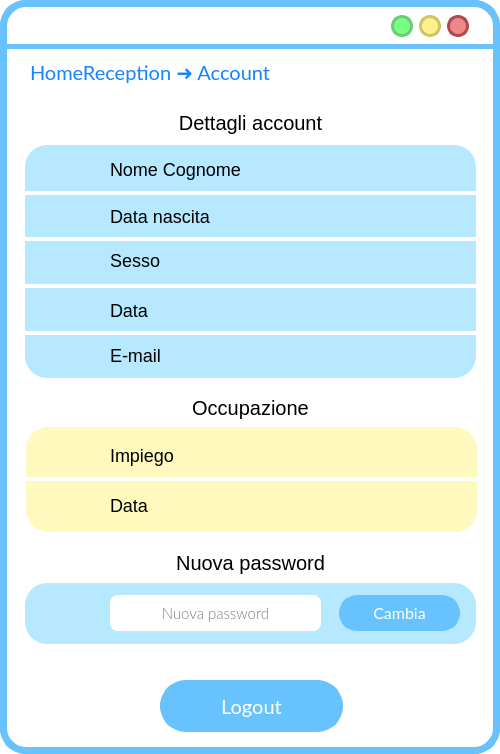
<?xml version="1.0" encoding="UTF-8"?>
<ui version="4.0">
 <class>MainWindow</class>
 <widget class="QMainWindow" name="MainWindow">
  <property name="geometry">
   <rect>
    <x>0</x>
    <y>0</y>
    <width>500</width>
    <height>754</height>
   </rect>
  </property>
  <property name="cursor">
   <cursorShape>ArrowCursor</cursorShape>
  </property>
  <property name="windowTitle">
   <string>MainWindow</string>
  </property>
  <property name="styleSheet">
   <string notr="true">QWidget{
background:rgb(255, 255, 255);
border-radius:26px;
border-color:rgb(104, 194, 253);
border-style: solid;
border-width:7;
}
QLabel{
border-width:0;
font: 20pt &quot;Lato Light&quot;;
}</string>
  </property>
  <widget class="QWidget" name="centralwidget">
   <widget class="QLabel" name="label">
    <property name="geometry">
     <rect>
      <x>0</x>
      <y>44</y>
      <width>641</width>
      <height>5</height>
     </rect>
    </property>
    <property name="styleSheet">
     <string notr="true">background-color:rgb(104, 194, 253);</string>
    </property>
    <property name="text">
     <string/>
    </property>
   </widget>
   <widget class="QLabel" name="label_2">
    <property name="geometry">
     <rect>
      <x>25</x>
      <y>145</y>
      <width>451</width>
      <height>233</height>
     </rect>
    </property>
    <property name="styleSheet">
     <string notr="true">left: 790px;
top: 159px;
width: 437px;
height: 650px;
line-height: 20px;
border-radius: 22px;
background-color: rgba(182, 233, 255, 255);
text-align: center;</string>
    </property>
    <property name="text">
     <string/>
    </property>
   </widget>
   <widget class="QPushButton" name="reduceButton">
    <property name="geometry">
     <rect>
      <x>391</x>
      <y>15</y>
      <width>22</width>
      <height>22</height>
     </rect>
    </property>
    <property name="sizePolicy">
     <sizepolicy hsizetype="Fixed" vsizetype="Fixed">
      <horstretch>0</horstretch>
      <verstretch>0</verstretch>
     </sizepolicy>
    </property>
    <property name="minimumSize">
     <size>
      <width>22</width>
      <height>22</height>
     </size>
    </property>
    <property name="maximumSize">
     <size>
      <width>24</width>
      <height>24</height>
     </size>
    </property>
    <property name="cursor">
     <cursorShape>PointingHandCursor</cursorShape>
    </property>
    <property name="styleSheet">
     <string notr="true">QPushButton{
 background-color:#76ff85;
 border-style: solid;
 border-radius:11px;
font: 18pt &quot;Candara&quot;;
border-color:#6bcc73;
border-width:3;
}

QPushButton::pressed{
	background-color : white;
	border-color:#6bcc73;
	border-width:3;
}
</string>
    </property>
    <property name="text">
     <string/>
    </property>
   </widget>
   <widget class="QPushButton" name="exitButton">
    <property name="geometry">
     <rect>
      <x>447</x>
      <y>15</y>
      <width>22</width>
      <height>22</height>
     </rect>
    </property>
    <property name="sizePolicy">
     <sizepolicy hsizetype="Fixed" vsizetype="Fixed">
      <horstretch>0</horstretch>
      <verstretch>0</verstretch>
     </sizepolicy>
    </property>
    <property name="minimumSize">
     <size>
      <width>22</width>
      <height>22</height>
     </size>
    </property>
    <property name="maximumSize">
     <size>
      <width>24</width>
      <height>24</height>
     </size>
    </property>
    <property name="cursor">
     <cursorShape>PointingHandCursor</cursorShape>
    </property>
    <property name="styleSheet">
     <string notr="true">QPushButton{
 background-color:#ee8888;
 border-style: solid;
 border-radius:11px;
font: 18pt &quot;Candara&quot;;
border-color:#ae4a4a;
border-width:3;
}

QPushButton::pressed{
	background-color : white;
	border-color:#ae4a4a;
	border-width:3;
}
</string>
    </property>
    <property name="text">
     <string/>
    </property>
   </widget>
   <widget class="QPushButton" name="maximizeButton">
    <property name="geometry">
     <rect>
      <x>419</x>
      <y>15</y>
      <width>22</width>
      <height>22</height>
     </rect>
    </property>
    <property name="sizePolicy">
     <sizepolicy hsizetype="Fixed" vsizetype="Fixed">
      <horstretch>0</horstretch>
      <verstretch>0</verstretch>
     </sizepolicy>
    </property>
    <property name="minimumSize">
     <size>
      <width>20</width>
      <height>20</height>
     </size>
    </property>
    <property name="maximumSize">
     <size>
      <width>24</width>
      <height>24</height>
     </size>
    </property>
    <property name="cursor">
     <cursorShape>PointingHandCursor</cursorShape>
    </property>
    <property name="styleSheet">
     <string notr="true">QPushButton{
 background-color:#fff08c	;
 border-style: solid;
 border-radius:11px;
font: 18pt &quot;Candara&quot;;
border-color:#ccc664;
border-width:3;
}

QPushButton::pressed{
	background-color : white;
	border-color:#ccc664;
	border-width:3;
}
</string>
    </property>
    <property name="text">
     <string/>
    </property>
   </widget>
   <widget class="QLabel" name="previousButton">
    <property name="geometry">
     <rect>
      <x>439</x>
      <y>57</y>
      <width>36</width>
      <height>36</height>
     </rect>
    </property>
    <property name="font">
     <font>
      <family>Lato Light</family>
      <pointsize>20</pointsize>
      <weight>50</weight>
      <italic>false</italic>
      <bold>false</bold>
     </font>
    </property>
    <property name="cursor">
     <cursorShape>PointingHandCursor</cursorShape>
    </property>
    <property name="autoFillBackground">
     <bool>false</bool>
    </property>
    <property name="styleSheet">
     <string notr="true">background-color: rgba(255, 255, 255,0);</string>
    </property>
    <property name="text">
     <string/>
    </property>
    <property name="pixmap">
     <pixmap resource="res/res.qrc">:/icons/arrow_back_FILL1_wght700_GRAD200_opsz48_risultato.png</pixmap>
    </property>
    <property name="scaledContents">
     <bool>true</bool>
    </property>
   </widget>
   <widget class="QLabel" name="titoloLabel">
    <property name="geometry">
     <rect>
      <x>30</x>
      <y>57</y>
      <width>361</width>
      <height>31</height>
     </rect>
    </property>
    <property name="font">
     <font>
      <family>Lato</family>
      <pointsize>14</pointsize>
      <weight>50</weight>
      <italic>false</italic>
      <bold>false</bold>
     </font>
    </property>
    <property name="styleSheet">
     <string notr="true">font-size: 20px;
text-align: left;
background-color: rgba(255, 255, 255,0);
color: #1684FC;
font: 14pt &quot;Lato&quot;;</string>
    </property>
    <property name="text">
     <string>HomeReception ➜ Account</string>
    </property>
   </widget>
   <widget class="QLabel" name="label_3">
    <property name="geometry">
     <rect>
      <x>20</x>
      <y>10</y>
      <width>171</width>
      <height>31</height>
     </rect>
    </property>
    <property name="cursor">
     <cursorShape>SizeAllCursor</cursorShape>
    </property>
    <property name="styleSheet">
     <string notr="true">color: rgba(255, 255, 255,0);
background-color:rgba(255, 255, 255,0);</string>
    </property>
    <property name="text">
     <string/>
    </property>
   </widget>
   <widget class="QLabel" name="label_7">
    <property name="geometry">
     <rect>
      <x>20</x>
      <y>477</y>
      <width>457</width>
      <height>4</height>
     </rect>
    </property>
    <property name="sizePolicy">
     <sizepolicy hsizetype="Fixed" vsizetype="Fixed">
      <horstretch>0</horstretch>
      <verstretch>0</verstretch>
     </sizepolicy>
    </property>
    <property name="styleSheet">
     <string notr="true">width: 314px;
height: 180px;
border-radius: 0;
background-color: rgb(255, 255, 255);
text-align: center;</string>
    </property>
    <property name="text">
     <string/>
    </property>
    <property name="scaledContents">
     <bool>true</bool>
    </property>
    <property name="alignment">
     <set>Qt::AlignCenter</set>
    </property>
    <property name="margin">
     <number>10</number>
    </property>
    <property name="indent">
     <number>0</number>
    </property>
   </widget>
   <widget class="QLabel" name="label_4">
    <property name="geometry">
     <rect>
      <x>26</x>
      <y>427</y>
      <width>451</width>
      <height>105</height>
     </rect>
    </property>
    <property name="styleSheet">
     <string notr="true">left: 700px;
top: 603px;
width: 349px;
height: 78px;
line-height: 20px;
border-radius: 22px;
background-color: rgba(255, 249, 190);
text-align: center;</string>
    </property>
    <property name="text">
     <string/>
    </property>
   </widget>
   <widget class="QPushButton" name="logoutButton">
    <property name="geometry">
     <rect>
      <x>160</x>
      <y>680</y>
      <width>183</width>
      <height>52</height>
     </rect>
    </property>
    <property name="font">
     <font>
      <family>Lato</family>
      <pointsize>15</pointsize>
      <weight>50</weight>
      <italic>false</italic>
      <bold>false</bold>
     </font>
    </property>
    <property name="cursor">
     <cursorShape>PointingHandCursor</cursorShape>
    </property>
    <property name="autoFillBackground">
     <bool>false</bool>
    </property>
    <property name="styleSheet">
     <string notr="true">QPushButton{
 background-color:rgb(104, 194, 253);
 border-style: solid;
 border-radius:26px;
color: rgb(255, 255, 255);
	font: 15pt &quot;Lato&quot;;
}

QPushButton::hover{


	border-color : rgb(15, 138, 204);
	color: white;
border-width:0;
}

QPushButton::pressed{
	border-color:rgb(104, 194, 253);
	border-width:4;
	background-color : white;
	color:rgb(104, 194, 253);
}
</string>
    </property>
    <property name="text">
     <string>Logout</string>
    </property>
   </widget>
   <widget class="QLabel" name="label_20">
    <property name="geometry">
     <rect>
      <x>10</x>
      <y>387</y>
      <width>481</width>
      <height>41</height>
     </rect>
    </property>
    <property name="styleSheet">
     <string notr="true">font-size: 20px;
text-align: left;
background-color: rgba(255, 255, 255,0);
</string>
    </property>
    <property name="text">
     <string>Occupazione</string>
    </property>
    <property name="alignment">
     <set>Qt::AlignCenter</set>
    </property>
   </widget>
   <widget class="QLabel" name="label_21">
    <property name="geometry">
     <rect>
      <x>10</x>
      <y>102</y>
      <width>481</width>
      <height>41</height>
     </rect>
    </property>
    <property name="styleSheet">
     <string notr="true">font-size: 20px;
text-align: left;
background-color: rgba(255, 255, 255,0);
</string>
    </property>
    <property name="text">
     <string>Dettagli account</string>
    </property>
    <property name="alignment">
     <set>Qt::AlignCenter</set>
    </property>
   </widget>
   <widget class="QLabel" name="label_8">
    <property name="geometry">
     <rect>
      <x>20</x>
      <y>284</y>
      <width>457</width>
      <height>4</height>
     </rect>
    </property>
    <property name="sizePolicy">
     <sizepolicy hsizetype="Fixed" vsizetype="Fixed">
      <horstretch>0</horstretch>
      <verstretch>0</verstretch>
     </sizepolicy>
    </property>
    <property name="styleSheet">
     <string notr="true">width: 314px;
height: 180px;
border-radius: 0;
background-color: rgb(255, 255, 255);
text-align: center;</string>
    </property>
    <property name="text">
     <string/>
    </property>
    <property name="scaledContents">
     <bool>true</bool>
    </property>
    <property name="alignment">
     <set>Qt::AlignCenter</set>
    </property>
    <property name="margin">
     <number>10</number>
    </property>
    <property name="indent">
     <number>0</number>
    </property>
   </widget>
   <widget class="QLabel" name="label_9">
    <property name="geometry">
     <rect>
      <x>20</x>
      <y>331</y>
      <width>457</width>
      <height>4</height>
     </rect>
    </property>
    <property name="sizePolicy">
     <sizepolicy hsizetype="Fixed" vsizetype="Fixed">
      <horstretch>0</horstretch>
      <verstretch>0</verstretch>
     </sizepolicy>
    </property>
    <property name="styleSheet">
     <string notr="true">width: 314px;
height: 180px;
border-radius: 0;
background-color: rgb(255, 255, 255);
text-align: center;</string>
    </property>
    <property name="text">
     <string/>
    </property>
    <property name="scaledContents">
     <bool>true</bool>
    </property>
    <property name="alignment">
     <set>Qt::AlignCenter</set>
    </property>
    <property name="margin">
     <number>10</number>
    </property>
    <property name="indent">
     <number>0</number>
    </property>
   </widget>
   <widget class="QLabel" name="label_10">
    <property name="geometry">
     <rect>
      <x>20</x>
      <y>237</y>
      <width>457</width>
      <height>4</height>
     </rect>
    </property>
    <property name="sizePolicy">
     <sizepolicy hsizetype="Fixed" vsizetype="Fixed">
      <horstretch>0</horstretch>
      <verstretch>0</verstretch>
     </sizepolicy>
    </property>
    <property name="styleSheet">
     <string notr="true">width: 314px;
height: 180px;
border-radius: 0;
background-color: rgb(255, 255, 255);
text-align: center;</string>
    </property>
    <property name="text">
     <string/>
    </property>
    <property name="scaledContents">
     <bool>true</bool>
    </property>
    <property name="alignment">
     <set>Qt::AlignCenter</set>
    </property>
    <property name="margin">
     <number>10</number>
    </property>
    <property name="indent">
     <number>0</number>
    </property>
   </widget>
   <widget class="QLabel" name="label_11">
    <property name="geometry">
     <rect>
      <x>20</x>
      <y>191</y>
      <width>457</width>
      <height>4</height>
     </rect>
    </property>
    <property name="sizePolicy">
     <sizepolicy hsizetype="Fixed" vsizetype="Fixed">
      <horstretch>0</horstretch>
      <verstretch>0</verstretch>
     </sizepolicy>
    </property>
    <property name="styleSheet">
     <string notr="true">width: 314px;
height: 180px;
border-radius: 0;
background-color: rgb(255, 255, 255);
text-align: center;</string>
    </property>
    <property name="text">
     <string/>
    </property>
    <property name="scaledContents">
     <bool>true</bool>
    </property>
    <property name="alignment">
     <set>Qt::AlignCenter</set>
    </property>
    <property name="margin">
     <number>10</number>
    </property>
    <property name="indent">
     <number>0</number>
    </property>
   </widget>
   <widget class="QLabel" name="label_17">
    <property name="geometry">
     <rect>
      <x>50</x>
      <y>152</y>
      <width>34</width>
      <height>34</height>
     </rect>
    </property>
    <property name="styleSheet">
     <string notr="true">background-color: rgba(182, 233, 255);</string>
    </property>
    <property name="text">
     <string/>
    </property>
    <property name="pixmap">
     <pixmap resource="res/res.qrc">:/icons/person_FILL1_wght600_GRAD200_opsz48_risultato.png</pixmap>
    </property>
    <property name="scaledContents">
     <bool>true</bool>
    </property>
   </widget>
   <widget class="QLabel" name="label_12">
    <property name="geometry">
     <rect>
      <x>50</x>
      <y>199</y>
      <width>34</width>
      <height>34</height>
     </rect>
    </property>
    <property name="styleSheet">
     <string notr="true">background-color: rgba(182, 233, 255);</string>
    </property>
    <property name="text">
     <string/>
    </property>
    <property name="pixmap">
     <pixmap resource="res/res.qrc">:/icons/cake_FILL1_wght600_GRAD200_opsz48_risultato.png</pixmap>
    </property>
    <property name="scaledContents">
     <bool>true</bool>
    </property>
   </widget>
   <widget class="QLabel" name="label_13">
    <property name="geometry">
     <rect>
      <x>50</x>
      <y>244</y>
      <width>34</width>
      <height>34</height>
     </rect>
    </property>
    <property name="styleSheet">
     <string notr="true">background-color: rgba(182, 233, 255);</string>
    </property>
    <property name="text">
     <string/>
    </property>
    <property name="pixmap">
     <pixmap resource="res/res.qrc">:/icons/female_FILL1_wght600_GRAD200_opsz48_risultato.png</pixmap>
    </property>
    <property name="scaledContents">
     <bool>true</bool>
    </property>
   </widget>
   <widget class="QLabel" name="nomeLabel">
    <property name="geometry">
     <rect>
      <x>110</x>
      <y>148</y>
      <width>350</width>
      <height>43</height>
     </rect>
    </property>
    <property name="styleSheet">
     <string notr="true">font-size: 18px;
text-align: left;
background-color: rgba(255, 255, 255,0);
</string>
    </property>
    <property name="text">
     <string>Nome Cognome</string>
    </property>
   </widget>
   <widget class="QLabel" name="dataNascitaLabel">
    <property name="geometry">
     <rect>
      <x>110</x>
      <y>197</y>
      <width>350</width>
      <height>38</height>
     </rect>
    </property>
    <property name="styleSheet">
     <string notr="true">font-size: 18px;
text-align: left;
background-color: rgba(255, 255, 255,0);</string>
    </property>
    <property name="text">
     <string>Data nascita</string>
    </property>
   </widget>
   <widget class="QLabel" name="sessoLabel">
    <property name="geometry">
     <rect>
      <x>110</x>
      <y>240</y>
      <width>350</width>
      <height>41</height>
     </rect>
    </property>
    <property name="styleSheet">
     <string notr="true">font-size: 18px;
text-align: left;
background-color: rgba(255, 255, 255,0);</string>
    </property>
    <property name="text">
     <string>Sesso</string>
    </property>
   </widget>
   <widget class="QLabel" name="emailLabel">
    <property name="geometry">
     <rect>
      <x>110</x>
      <y>330</y>
      <width>350</width>
      <height>51</height>
     </rect>
    </property>
    <property name="styleSheet">
     <string notr="true">font-size: 18px;
text-align: left;
background-color: rgba(255, 255, 255,0);</string>
    </property>
    <property name="text">
     <string>E-mail</string>
    </property>
   </widget>
   <widget class="QLabel" name="occupazioneLabel">
    <property name="geometry">
     <rect>
      <x>110</x>
      <y>430</y>
      <width>350</width>
      <height>51</height>
     </rect>
    </property>
    <property name="styleSheet">
     <string notr="true">font-size: 18px;
text-align: left;
background-color: rgba(255, 255, 255,0);</string>
    </property>
    <property name="text">
     <string>Impiego</string>
    </property>
   </widget>
   <widget class="QLabel" name="label_16">
    <property name="geometry">
     <rect>
      <x>50</x>
      <y>440</y>
      <width>34</width>
      <height>34</height>
     </rect>
    </property>
    <property name="styleSheet">
     <string notr="true">background-color: rgba(255, 249, 190);</string>
    </property>
    <property name="text">
     <string/>
    </property>
    <property name="pixmap">
     <pixmap resource="res/res.qrc">:/icons/work_history_FILL1_wght600_GRAD200_opsz48_risultato.png</pixmap>
    </property>
    <property name="scaledContents">
     <bool>true</bool>
    </property>
   </widget>
   <widget class="QLabel" name="label_19">
    <property name="geometry">
     <rect>
      <x>50</x>
      <y>292</y>
      <width>34</width>
      <height>34</height>
     </rect>
    </property>
    <property name="styleSheet">
     <string notr="true">background-color: rgba(182, 233, 255);</string>
    </property>
    <property name="text">
     <string/>
    </property>
    <property name="pixmap">
     <pixmap resource="res/res.qrc">:/icons/calendar_month_FILL1_wght600_GRAD200_opsz48_risultato.png</pixmap>
    </property>
    <property name="scaledContents">
     <bool>true</bool>
    </property>
   </widget>
   <widget class="QLabel" name="label_22">
    <property name="geometry">
     <rect>
      <x>50</x>
      <y>340</y>
      <width>34</width>
      <height>34</height>
     </rect>
    </property>
    <property name="styleSheet">
     <string notr="true">background-color: rgba(182, 233, 255);</string>
    </property>
    <property name="text">
     <string/>
    </property>
    <property name="pixmap">
     <pixmap resource="res/res.qrc">:/icons/mail_FILL1_wght600_GRAD200_opsz48_risultato.png</pixmap>
    </property>
    <property name="scaledContents">
     <bool>true</bool>
    </property>
   </widget>
   <widget class="QLabel" name="label_23">
    <property name="geometry">
     <rect>
      <x>50</x>
      <y>490</y>
      <width>34</width>
      <height>34</height>
     </rect>
    </property>
    <property name="styleSheet">
     <string notr="true">background-color: rgba(255, 249, 190);</string>
    </property>
    <property name="text">
     <string/>
    </property>
    <property name="pixmap">
     <pixmap resource="res/res.qrc">:/icons/calendar_month_FILL1_wght600_GRAD200_opsz48_risultato.png</pixmap>
    </property>
    <property name="scaledContents">
     <bool>true</bool>
    </property>
   </widget>
   <widget class="QLabel" name="dataAssegnazioneLavoroLabel">
    <property name="geometry">
     <rect>
      <x>110</x>
      <y>480</y>
      <width>350</width>
      <height>51</height>
     </rect>
    </property>
    <property name="styleSheet">
     <string notr="true">font-size: 18px;
text-align: left;
background-color: rgba(255, 255, 255,0);</string>
    </property>
    <property name="text">
     <string>Data</string>
    </property>
   </widget>
   <widget class="QLabel" name="dataAssunzioneLabel">
    <property name="geometry">
     <rect>
      <x>110</x>
      <y>290</y>
      <width>350</width>
      <height>41</height>
     </rect>
    </property>
    <property name="styleSheet">
     <string notr="true">font-size: 18px;
text-align: left;
background-color: rgba(255, 255, 255,0);</string>
    </property>
    <property name="text">
     <string>Data</string>
    </property>
   </widget>
   <widget class="QLabel" name="label_24">
    <property name="geometry">
     <rect>
      <x>50</x>
      <y>596</y>
      <width>34</width>
      <height>34</height>
     </rect>
    </property>
    <property name="styleSheet">
     <string notr="true">background-color: rgba(182, 233, 255);</string>
    </property>
    <property name="text">
     <string/>
    </property>
    <property name="pixmap">
     <pixmap resource="res/res.qrc">:/icons/key_FILL1_wght600_GRAD200_opsz48_risultato.png</pixmap>
    </property>
    <property name="scaledContents">
     <bool>true</bool>
    </property>
   </widget>
   <widget class="QLabel" name="label_5">
    <property name="geometry">
     <rect>
      <x>25</x>
      <y>583</y>
      <width>451</width>
      <height>61</height>
     </rect>
    </property>
    <property name="styleSheet">
     <string notr="true">left: 790px;
top: 159px;
width: 437px;
height: 650px;
line-height: 20px;
border-radius: 22px;
background-color: rgba(182, 233, 255, 255);
text-align: center;</string>
    </property>
    <property name="text">
     <string/>
    </property>
   </widget>
   <widget class="QLabel" name="label_25">
    <property name="geometry">
     <rect>
      <x>10</x>
      <y>542</y>
      <width>481</width>
      <height>41</height>
     </rect>
    </property>
    <property name="styleSheet">
     <string notr="true">font-size: 20px;
text-align: left;
background-color: rgba(255, 255, 255,0);
</string>
    </property>
    <property name="text">
     <string>Nuova password</string>
    </property>
    <property name="alignment">
     <set>Qt::AlignCenter</set>
    </property>
   </widget>
   <widget class="QLineEdit" name="nuovaPasswordLineEdit">
    <property name="geometry">
     <rect>
      <x>110</x>
      <y>595</y>
      <width>211</width>
      <height>36</height>
     </rect>
    </property>
    <property name="font">
     <font>
      <family>Lato Light</family>
      <pointsize>11</pointsize>
     </font>
    </property>
    <property name="styleSheet">
     <string notr="true">QLineEdit{
background:rgb(255, 255, 255);
border-radius:8px;
border-color:rgb(104, 194, 253);
border-style: solid;
border-width:0;
}
QLineEdit::focus{
background:rgb(255, 255, 255);
border-radius:8px;
border-color:rgb(104, 194, 253);
border-style: solid;
border-width:3;
}</string>
    </property>
    <property name="text">
     <string/>
    </property>
    <property name="maxLength">
     <number>18</number>
    </property>
    <property name="echoMode">
     <enum>QLineEdit::Normal</enum>
    </property>
    <property name="alignment">
     <set>Qt::AlignCenter</set>
    </property>
    <property name="placeholderText">
     <string>Nuova password</string>
    </property>
   </widget>
   <widget class="QPushButton" name="cambiaPasswordButton">
    <property name="geometry">
     <rect>
      <x>339</x>
      <y>595</y>
      <width>121</width>
      <height>36</height>
     </rect>
    </property>
    <property name="font">
     <font>
      <family>Lato</family>
      <pointsize>12</pointsize>
      <weight>50</weight>
      <italic>false</italic>
      <bold>false</bold>
     </font>
    </property>
    <property name="cursor">
     <cursorShape>PointingHandCursor</cursorShape>
    </property>
    <property name="autoFillBackground">
     <bool>false</bool>
    </property>
    <property name="styleSheet">
     <string notr="true">QPushButton{
 background-color:rgb(104, 194, 253);
 border-style: solid;
 border-radius:18px;
color: rgb(255, 255, 255);
font: 12pt &quot;Lato&quot;;
}

QPushButton::hover{


	border-color : rgb(15, 138, 204);
	color: white;
border-width:0;
}

QPushButton::pressed{
	border-color:rgb(104, 194, 253);
	border-width:2;
	background-color : white;
	color:rgb(104, 194, 253);
}
</string>
    </property>
    <property name="text">
     <string>Cambia</string>
    </property>
   </widget>
   <widget class="QLabel" name="label_14">
    <property name="geometry">
     <rect>
      <x>330</x>
      <y>540</y>
      <width>4</width>
      <height>40</height>
     </rect>
    </property>
    <property name="sizePolicy">
     <sizepolicy hsizetype="Fixed" vsizetype="Fixed">
      <horstretch>0</horstretch>
      <verstretch>0</verstretch>
     </sizepolicy>
    </property>
    <property name="styleSheet">
     <string notr="true">width: 314px;
height: 180px;
border-radius: 0;
background-color: rgb(255, 255, 255);
text-align: center;</string>
    </property>
    <property name="text">
     <string/>
    </property>
    <property name="scaledContents">
     <bool>true</bool>
    </property>
    <property name="alignment">
     <set>Qt::AlignCenter</set>
    </property>
    <property name="margin">
     <number>10</number>
    </property>
    <property name="indent">
     <number>0</number>
    </property>
   </widget>
   <zorder>label_5</zorder>
   <zorder>label_4</zorder>
   <zorder>label</zorder>
   <zorder>label_2</zorder>
   <zorder>reduceButton</zorder>
   <zorder>exitButton</zorder>
   <zorder>maximizeButton</zorder>
   <zorder>previousButton</zorder>
   <zorder>titoloLabel</zorder>
   <zorder>label_3</zorder>
   <zorder>label_7</zorder>
   <zorder>logoutButton</zorder>
   <zorder>label_20</zorder>
   <zorder>label_21</zorder>
   <zorder>label_8</zorder>
   <zorder>label_9</zorder>
   <zorder>label_10</zorder>
   <zorder>label_11</zorder>
   <zorder>label_17</zorder>
   <zorder>label_12</zorder>
   <zorder>label_13</zorder>
   <zorder>nomeLabel</zorder>
   <zorder>dataNascitaLabel</zorder>
   <zorder>sessoLabel</zorder>
   <zorder>emailLabel</zorder>
   <zorder>occupazioneLabel</zorder>
   <zorder>label_16</zorder>
   <zorder>label_19</zorder>
   <zorder>label_22</zorder>
   <zorder>label_23</zorder>
   <zorder>dataAssegnazioneLavoroLabel</zorder>
   <zorder>dataAssunzioneLabel</zorder>
   <zorder>label_24</zorder>
   <zorder>label_25</zorder>
   <zorder>nuovaPasswordLineEdit</zorder>
   <zorder>cambiaPasswordButton</zorder>
   <zorder>label_14</zorder>
  </widget>
 </widget>
 <resources>
  <include location="res/res.qrc"/>
 </resources>
 <connections/>
</ui>
